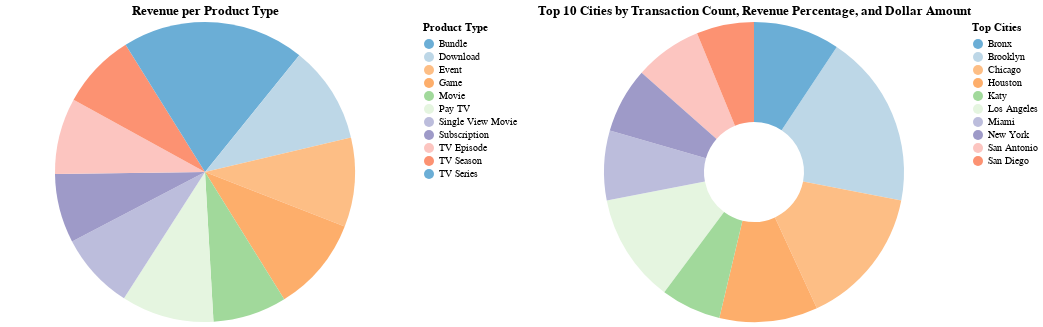

Notebook cell for this chart:
### Code cell
display(md("### Visualization of Key Data"))

import pandas as pd
import altair as alt

# Assuming df is your DataFrame
data = df

# For the pie chart, visualize the revenue per product type
pie_data = data.groupby('product_type')['amt_usd'].sum().reset_index()

# Calculate total revenue by city
city_revenue = data.groupby('location_name')['amt_usd'].sum().reset_index()
total_revenue = city_revenue['amt_usd'].sum()
city_revenue['revenue_percentage'] = (city_revenue['amt_usd'] / total_revenue) * 100

# Get the transaction count for each city
city_transactions = data['location_name'].value_counts().reset_index()
city_transactions.columns = ['location_name', 'transactions']

# Merge the revenue percentage data with the transaction count data
top_cities = city_transactions.merge(city_revenue, on='location_name')

# Take the top 10 cities based on transaction count
top_cities = top_cities.head(10)

# Define a more subdued color scheme
subdued_colors = ['#6baed6', '#bdd7e7', '#fdbe85', '#fdae6b', '#a1d99b', '#e5f5e0', '#bcbddc', '#9e9ac8', '#fcc5c0', '#fc9272']

# Creating a pie chart with a legend to the right and the subdued color scheme, formatting numbers in USD
pie_chart = alt.Chart(pie_data).mark_arc().encode(
    theta=alt.Theta(field='amt_usd', type='quantitative'),
    color=alt.Color(field='product_type', type='nominal', legend=alt.Legend(title='Product Type', orient='right'), scale=alt.Scale(range=subdued_colors)),
    tooltip=[alt.Tooltip('product_type:N'), alt.Tooltip('amt_usd:Q', title='Revenue', format='$,.2f')]
).properties(title='Revenue per Product Type', width=400)

# Creating a donut chart for the top 10 cities with a legend to the right and the subdued color scheme
donut_chart = alt.Chart(top_cities).mark_arc(innerRadius=50).encode(
    theta=alt.Theta(field='transactions', type='quantitative'),
    color=alt.Color(field='location_name', type='nominal', legend=alt.Legend(title='Top Cities', orient='right'), scale=alt.Scale(range=subdued_colors)),
    tooltip=[alt.Tooltip('location_name:N'), 
             alt.Tooltip('transactions:Q', title='Transactions', format=','), 
             alt.Tooltip('revenue_percentage:Q', title='Revenue %', format='.2f'),
             alt.Tooltip('amt_usd:Q', title='Revenue', format='$,.2f')]
).properties(title='Top 10 Cities by Transaction Count, Revenue Percentage, and Dollar Amount', width=400)

# Combine the charts
combined_charts = alt.hconcat(
    pie_chart, donut_chart
).resolve_scale(
    color='independent'
).configure_view(
    stroke=None
)

# To display the charts in the notebook, if you're running Jupyter Notebook or JupyterLab
combined_charts

### Figure 1 — Vega-Lite specification as saved in the notebook (floating-point values rounded to 4 significant figures)
{"config": {"view": {"continuousWidth": 300, "continuousHeight": 300, "stroke": null}}, "hconcat": [{"data": {"name": "data-8cc8c4595f89b5bd5e13906dac1afcb8"}, "mark": {"type": "arc"}, "encoding": {"color": {"field": "product_type", "legend": {"orient": "right", "title": "Product Type"}, "scale": {"range": ["#6baed6", "#bdd7e7", "#fdbe85", "#fdae6b", "#a1d99b", "#e5f5e0", "#bcbddc", "#9e9ac8", "#fcc5c0", "#fc9272"]}, "type": "nominal"}, "theta": {"field": "amt_usd", "type": "quantitative"}, "tooltip": [{"field": "product_type", "type": "nominal"}, {"field": "amt_usd", "format": "$,.2f", "title": "Revenue", "type": "quantitative"}]}, "title": "Revenue per Product Type", "width": 400}, {"data": {"name": "data-49e5bd781d4ab54bcd1a0cabad085355"}, "mark": {"type": "arc", "innerRadius": 50}, "encoding": {"color": {"field": "location_name", "legend": {"orient": "right", "title": "Top Cities"}, "scale": {"range": ["#6baed6", "#bdd7e7", "#fdbe85", "#fdae6b", "#a1d99b", "#e5f5e0", "#bcbddc", "#9e9ac8", "#fcc5c0", "#fc9272"]}, "type": "nominal"}, "theta": {"field": "transactions", "type": "quantitative"}, "tooltip": [{"field": "location_name", "type": "nominal"}, {"field": "transactions", "format": ",", "title": "Transactions", "type": "quantitative"}, {"field": "revenue_percentage", "format": ".2f", "title": "Revenue %", "type": "quantitative"}, {"field": "amt_usd", "format": "$,.2f", "title": "Revenue", "type": "quantitative"}]}, "title": "Top 10 Cities by Transaction Count, Revenue Percentage, and Dollar Amount", "width": 400}], "resolve": {"scale": {"color": "independent"}}, "$schema": "https://vega.github.io/schema/vega-lite/v5.16.3.json", "datasets": {"data-8cc8c4595f89b5bd5e13906dac1afcb8": [{"product_type": "Bundle                                                                                              ", "amt_usd": 24270.0}, {"product_type": "Download                                                                                            ", "amt_usd": 23520.0}, {"product_type": "Event                                                                                               ", "amt_usd": 21550.0}, {"product_type": "Game                                                                                                ", "amt_usd": 22930.0}, {"product_type": "Movie                                                                                               ", "amt_usd": 17840.0}, {"product_type": "Pay TV                                                                                              ", "amt_usd": 22380.0}, {"product_type": "Single View Movie                                                                                   ", "amt_usd": 18540.0}, {"product_type": "Subscription                                                                                        ", "amt_usd": 16680.0}, {"product_type": "TV Episode                                                                                          ", "amt_usd": 18450.0}, {"product_type": "TV Season                                                                                           ", "amt_usd": 18200.0}, {"product_type": "TV Series                                                                                           ", "amt_usd": 19910.0}], "data-49e5bd781d4ab54bcd1a0cabad085355": [{"location_name": "Brooklyn", "transactions": 260, "amt_usd": 4688.0, "revenue_percentage": 2.09}, {"location_name": "Chicago", "transactions": 209, "amt_usd": 4087.0, "revenue_percentage": 1.822}, {"location_name": "Los Angeles", "transactions": 163, "amt_usd": 3147.0, "revenue_percentage": 1.403}, {"location_name": "Houston", "transactions": 147, "amt_usd": 2708.0, "revenue_percentage": 1.207}, {"location_name": "Bronx", "transactions": 129, "amt_usd": 2395.0, "revenue_percentage": 1.068}, {"location_name": "Miami", "transactions": 104, "amt_usd": 2150.0, "revenue_percentage": 0.9585}, {"location_name": "San Antonio", "transactions": 101, "amt_usd": 1972.0, "revenue_percentage": 0.8792}, {"location_name": "New York", "transactions": 98, "amt_usd": 1829.0, "revenue_percentage": 0.8156}, {"location_name": "Katy", "transactions": 90, "amt_usd": 1739.0, "revenue_percentage": 0.7752}, {"location_name": "San Diego", "transactions": 86, "amt_usd": 1552.0, "revenue_percentage": 0.6922}]}}
